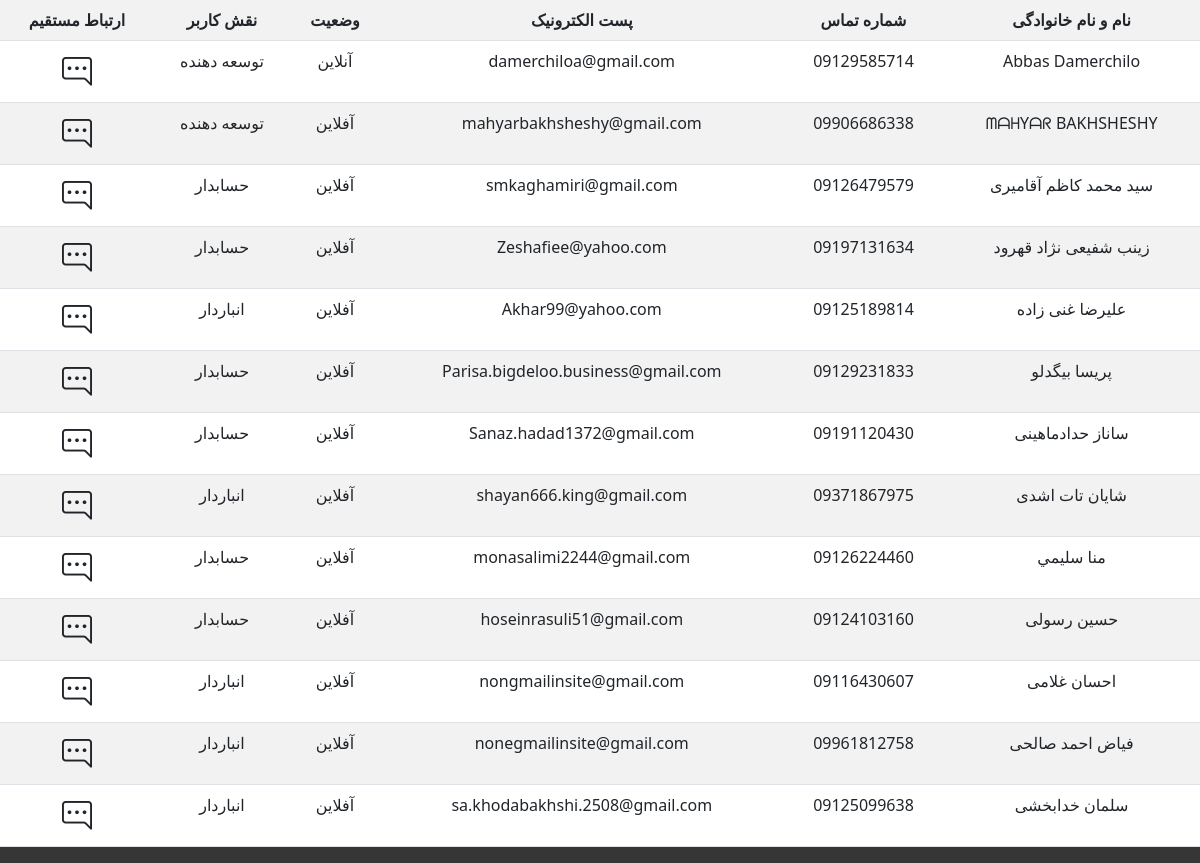
The page /accounts/ on the database as committed earlier.
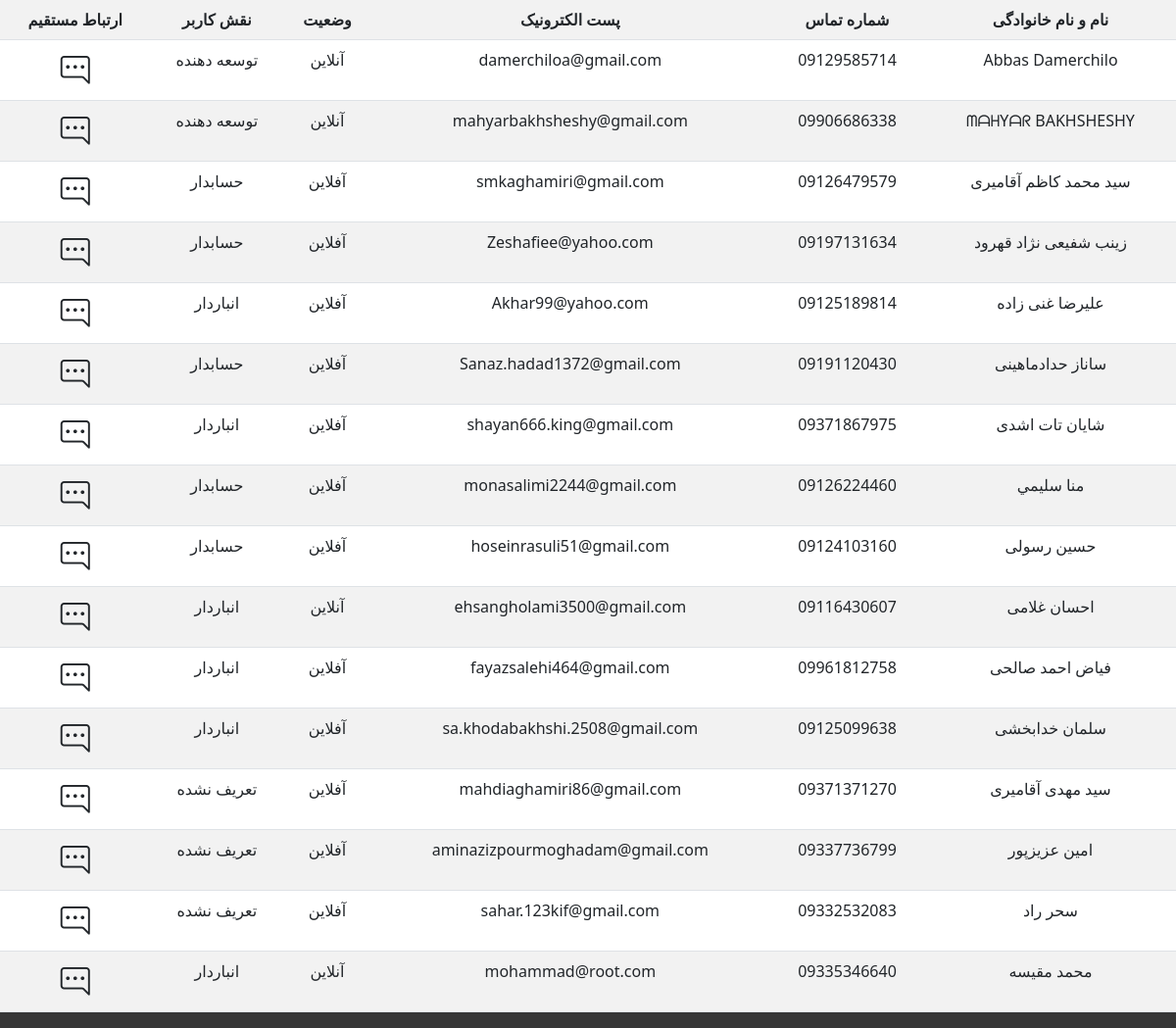
The same page on the database as committed later.
### account/models.py (models this page shows, shortened)
class user_accounts(AbstractBaseUser, PermissionsMixin):
    email = models.CharField(max_length=120,unique=True, verbose_name='پست الکترونیک')
    first_name = models.CharField(max_length=100, blank=True, null=True, verbose_name='نام')
    last_name = models.CharField(max_length=100, blank=True, null=True, verbose_name='نام خانوادگی')
    phoneNumber = models.CharField(max_length=20, unique=True, verbose_name='شماره تماس')
    codeMelli = models.CharField(max_length=20, unique=True, verbose_name='کد ملی')
    is_active = models.BooleanField(default=True, verbose_name='وضعیت کاربر')
    is_staff = models.BooleanField(default=False, verbose_name='وضعیت راهبری')
    is_inventor = models.BooleanField(default=False, verbose_name='انبار دار')
    is_calculator = models.BooleanField(default=False, verbose_name='حسابدار')
    status = models.BooleanField(null=True, verbose_name='وضعیت')
    category = models.IntegerField(choices=USER_CATEGORY, default=0, verbose_name='دسته پرسنلی')
    last_activity = models.DateTimeField(null=True, blank=True)
    date_joined = forms.DateTimeField(
        label='Date Joined',
        widget=forms.DateTimeInput(attrs={'type': 'datetime-local'}),
    )
    last_login = models.DateTimeField(auto_now_add=True, verbose_name='آخرین فعالیت')
    USERNAME_FIELD = 'email'
    REQUIRED_FIELDS = []
    objects = CustomUserManager()
    class Meta:
        verbose_name = 'کاربر'
        verbose_name_plural = 'کاربران سایت'

### account/views.py (the view)
# urls.py: path("", accountsView, name = "accounts"),
def accountsView(request):
    return render(request, "accounts/accounts.html")

### account/context_processors.py (called while the page is built)
def accuonts_list(request):
    accounts = user_accounts.objects.all()
    return {'accounts' : accounts}

### template/accounts/accounts.html (shortened to what this page needs)
{% extends 'base.html' %}
{% load static %}
{% block CSS %}
<link rel="stylesheet" href="{% static 'assets/css/accounts/accounts.css' %}">
{% endblock %}
{% block CONTENT %}
<table class="table table-striped text-center">
    <tr>
        <th>نام و نام خانوادگی</th>
        <th>شماره تماس</th>
        <th>پست الکترونیک</th>
        <th>وضعیت</th>
        <th>نقش کاربر</th>
        <th>ارتباط مستقیم</th>
    </tr>
    {% for user in accounts %}
    <tr>
        <td>{{ user.first_name }} {{ user.last_name }}</td>
        <td>{{ user.phoneNumber }}</td>
        <td>{{ user.email }}</td>
        <td>{% if user.status %}آنلاین{% else %}آفلاین{% endif %}</td>
        <td>{% if user.is_staff %}توسعه دهنده{% elif user.is_superuser %}مدیریت{% elif user.is_inventor %}انباردار{% elif user.is_calculator %}حسابدار{% else %}تعریف نشده{% endif %}</td>
        <td><i class="bi bi-chat-right-dots sip"></i></td>
    </tr>
    {% endfor %}
</table>
{% endblock %}

### template/base.html (shortened to what this page needs)
{% load static %}
<!doctype html>
<html lang="en" dir="rtl">
    <head>
        <link href="https://cdn.jsdelivr.net/npm/bootstrap@5.3.0/dist/css/bootstrap.min.css" rel="stylesheet"
>
        <link href="https://www.jqueryscript.net/css/jquerysctipttop.css" rel="stylesheet" type="text/css">
        {% block CSS %}{% endblock %}
    </head>
<body>
    {% block CONTENT %}{% block JS %}{% endblock %}{% endblock %}
</body>
</html>

### static/assets/css/accounts/accounts.css (style rules this page uses)
.sip { font-size: 30px; }

### static/assets/css/style.css (style rules this page uses)
:root { --wttc: #ffffff; --bktc: rgb(33, 33, 33); --betc: rgb(28, 51, 255); --bebc: rgb(28, 51, 255); }
body { background-color: rgb(54, 54, 54); }

Rows that differ between the two databases and show on the page:
removed user_accounts: first_name "پریسا", last_name "بیگدلو", phoneNumber "09129231833", email "Parisa.bigdeloo.business@gmail.com", status "آفلاین", is_staff "حسابدار"
changed user_accounts "ᗰᗩᕼYᗩᖇ": status "آفلاین" → "آنلاین"
changed user_accounts "احسان": email "nongmailinsite@gmail.com" → "ehsangholami3500@gmail.com"; status "آفلاین" → "آنلاین"
changed user_accounts "فیاض": email "nonegmailinsite@gmail.com" → "fayazsalehi464@gmail.com"
added user_accounts: first_name "سید مهدی", last_name "آقامیری", phoneNumber "09371371270", email "mahdiaghamiri86@gmail.com", status "آفلاین", is_staff "تعریف نشده"
added user_accounts: first_name "امین", last_name "عزیزپور", phoneNumber "09337736799", email "aminazizpourmoghadam@gmail.com", status "آفلاین", is_staff "تعریف نشده"
added user_accounts: first_name "سحر", last_name "راد", phoneNumber "09332532083", email "sahar.123kif@gmail.com", status "آفلاین", is_staff "تعریف نشده"
added user_accounts: first_name "محمد", last_name "مقیسه", phoneNumber "09335346640", email "mohammad@root.com", status "آنلاین", is_staff "انباردار"
